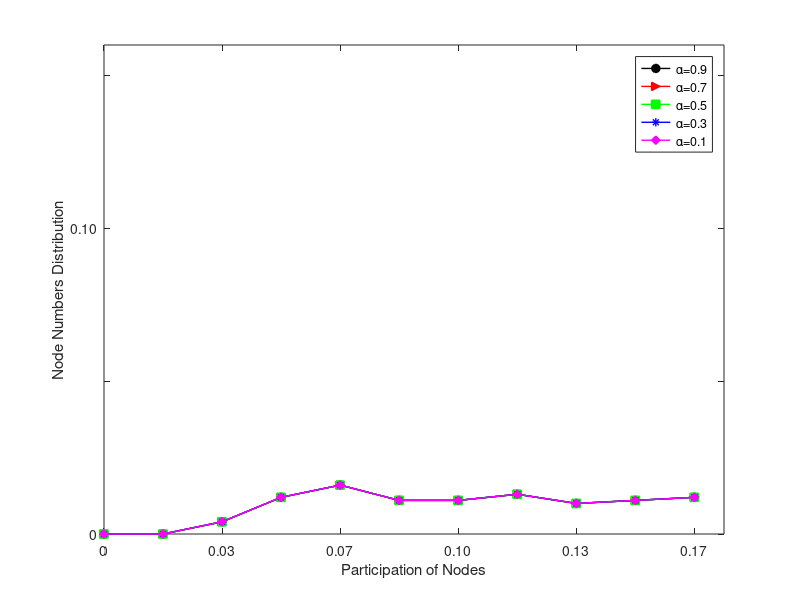

The MATLAB source for this figure:
%
%Fn=100
clc;
clear;

x = [0 1 2 3 4 5 6 7 8 9 10];
y1 = [0 0 4 12 16 11 11 13 10 11 12];
y2 = [0	0 4 12 16 11 11 13 10 11 12];
y3 = [0	0 4 12 16 11 11 13 10 11 12];
y4 = [0	0 4	12 16 11 11 13 10 11 12];
y5 = [0	0 4	12 16 11 11 13 10 11 12];

figure
fi = plot(x,y1,'-oblack','LineWidth',1.0,'MarkerFaceColor','black');hold on
     plot(x,y2,'->red','LineWidth',1.0,'MarkerFaceColor','red'); hold on
     plot(x,y3,'-sgreen','LineWidth',1.0,'MarkerFaceColor','green'); hold on
     plot(x,y4,'-*blue','LineWidth',1.0); hold on
     plot(x,y5,'-dmagenta','LineWidth',1.0,'MarkerFaceColor','magenta');
set(gca,'YTickLabel',{'0','','0.10','','0.20','','0.30','','0.40'},'LineWidth',0.5)
set(gca,'XTickLabel',{'0','0.03','0.07','0.10','0.13','0.17','0.2','0.24','0.27','0.30','0.33'},'LineWidth',0.5)
axis([0 10.5 0 160]);
legend('\alpha=0.9','\alpha=0.7','\alpha=0.5','\alpha=0.3','\alpha=0.1')
xlabel('Participation of Nodes')
ylabel('Node Numbers Distribution')
